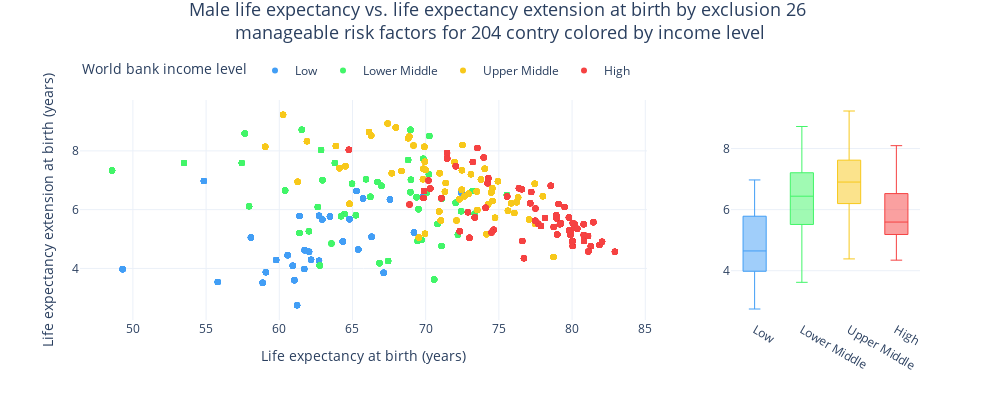

Notebook code for this chart:
### Code cell
fig = make_subplots(
    subplot_titles=[
        '',
        ''
    ],
    cols=2,
    rows=1,
    column_widths=[3,1]
)

for sex_name in ['Male']:
    sex_id = sex_name_to_id[sex_name]

    for income_level, color in zip(
        ['Low','Lower Middle', 'Upper Middle', 'High'],
        ['rgb(66, 158, 245)', 'rgb(66, 245, 105)', 'rgb(247, 200, 27)', 'rgb(245, 66, 66)']
    ):

        df = life_expectancy_at_birth_vs_life_extension.query(
            'world_bank_income_level == @income_level'
            ' and sex_id == @sex_id'
        )

        fig.add_trace(
            go.Scatter(
                x=df['E_x_val'],
                y=df['E_x_diff'],
                text=df['location_name'],
                mode='markers',
                marker=dict(
                    color=color
                ),
                name=income_level,
                legendgroup=income_level,
                showlegend=True
            ),
            col=1,
            row=1
        )

        fig.add_trace(
            go.Box(
                y=df['E_x_diff'],
                marker_color=color,
                line_width=1,
                name=income_level,
                legendgroup=income_level,
                showlegend=False
            ),
            col=2,
            row=1
        )

        fig.update_layout(
            title_font_size=15
        )

fig.update_layout(
    template='plotly_white',
    width=1000,
    height=400,
    title=dict(
        text=(
            'Male life expectancy vs. life expectancy extension at birth'
            ' by exclusion 26 <br>manageable risk factors for 204 contry colored by income level'
        ),
        font_size=18,
        x=0.5,
        y=0.96,
        xanchor='center',
    ),
    xaxis=dict(
        title=dict(
            text='Life expectancy at birth (years)',
        )
    ),
    yaxis=dict(
        title=dict(
            text='Life expectancy extension at birth (years)',
        )
    ),
    legend=dict(
        title='World bank income level',
        orientation="h",
        y=1.2,
    ),
)

fig.show()

### Figure 1 — Plotly figure (JSON) as saved in the notebook; plotly's stock layout.template omitted (floating-point values rounded to 4 significant figures; data arrays with more than 128 entries replaced by an {"elided": "..."} marker saying what was removed)
{"data": [{"legendgroup": "Low", "marker": {"color": "rgb(66, 158, 245)"}, "mode": "markers", "name": "Low", "showlegend": true, "text": {"elided": "806 str values"}, "type": "scatter", "x": {"elided": "806 float values"}, "xaxis": "x", "y": {"elided": "806 float values"}, "yaxis": "y"}, {"legendgroup": "Low", "line": {"width": 1}, "marker": {"color": "rgb(66, 158, 245)"}, "name": "Low", "showlegend": false, "type": "box", "xaxis": "x2", "y": {"elided": "806 float values"}, "yaxis": "y2"}, {"legendgroup": "Lower Middle", "marker": {"color": "rgb(66, 245, 105)"}, "mode": "markers", "name": "Lower Middle", "showlegend": true, "text": {"elided": "1222 str values"}, "type": "scatter", "x": {"elided": "1222 float values"}, "xaxis": "x", "y": {"elided": "1222 float values"}, "yaxis": "y"}, {"legendgroup": "Lower Middle", "line": {"width": 1}, "marker": {"color": "rgb(66, 245, 105)"}, "name": "Lower Middle", "showlegend": false, "type": "box", "xaxis": "x2", "y": {"elided": "1222 float values"}, "yaxis": "y2"}, {"legendgroup": "Upper Middle", "marker": {"color": "rgb(247, 200, 27)"}, "mode": "markers", "name": "Upper Middle", "showlegend": true, "text": {"elided": "1534 str values"}, "type": "scatter", "x": {"elided": "1534 float values"}, "xaxis": "x", "y": {"elided": "1534 float values"}, "yaxis": "y"}, {"legendgroup": "Upper Middle", "line": {"width": 1}, "marker": {"color": "rgb(247, 200, 27)"}, "name": "Upper Middle", "showlegend": false, "type": "box", "xaxis": "x2", "y": {"elided": "1534 float values"}, "yaxis": "y2"}, {"legendgroup": "High", "marker": {"color": "rgb(245, 66, 66)"}, "mode": "markers", "name": "High", "showlegend": true, "text": {"elided": "1664 str values"}, "type": "scatter", "x": {"elided": "1664 float values"}, "xaxis": "x", "y": {"elided": "1664 float values"}, "yaxis": "y"}, {"legendgroup": "High", "line": {"width": 1}, "marker": {"color": "rgb(245, 66, 66)"}, "name": "High", "showlegend": false, "type": "box", "xaxis": "x2", "y": {"elided": "1664 float values"}, "yaxis": "y2"}], "layout": {"height": 400, "legend": {"orientation": "h", "title": {"text": "World bank income level"}, "y": 1.2}, "title": {"font": {"size": 18}, "text": "Male life expectancy vs. life expectancy extension at birth by exclusion 26 <br>manageable risk factors for 204 contry colored by income level", "x": 0.5, "xanchor": "center", "y": 0.96}, "width": 1000, "xaxis": {"anchor": "y", "domain": [0, 0.675], "title": {"text": "Life expectancy at birth (years)"}}, "xaxis2": {"anchor": "y2", "domain": [0.775, 1]}, "yaxis": {"anchor": "x", "domain": [0, 1], "title": {"text": "Life expectancy extension at birth (years)"}}, "yaxis2": {"anchor": "x2", "domain": [0, 1]}}}
